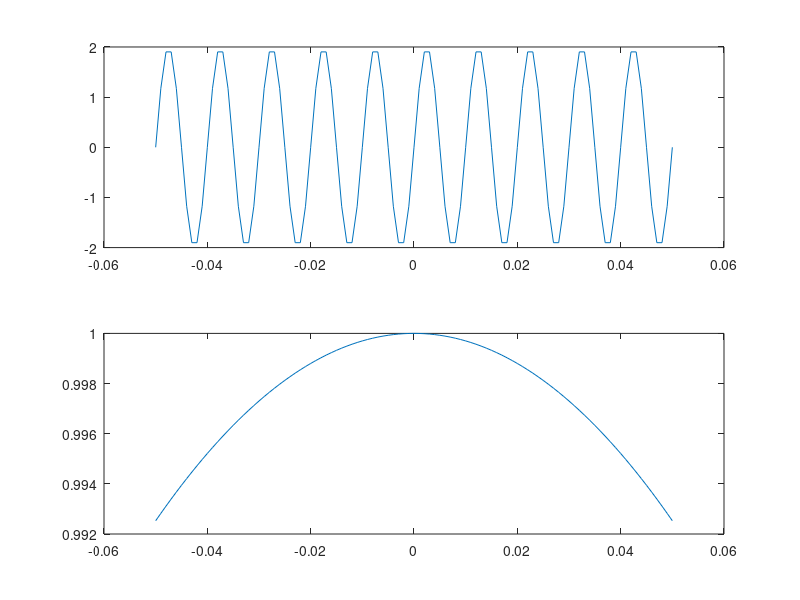

Source code (MATLAB):
%Generation_of_continous_time_and_sinosodial_and_gausian_signal
clc;close all; clear;
t=-0.05:0.001:0.05;
a=2;
y=a*sin(2*pi*100*t);
subplot(2,1,1);plot(t,y);
%Gaussian_signal
a=3;
y=exp(-a*t.^2);
subplot(2,1,2);plot(t,y);
